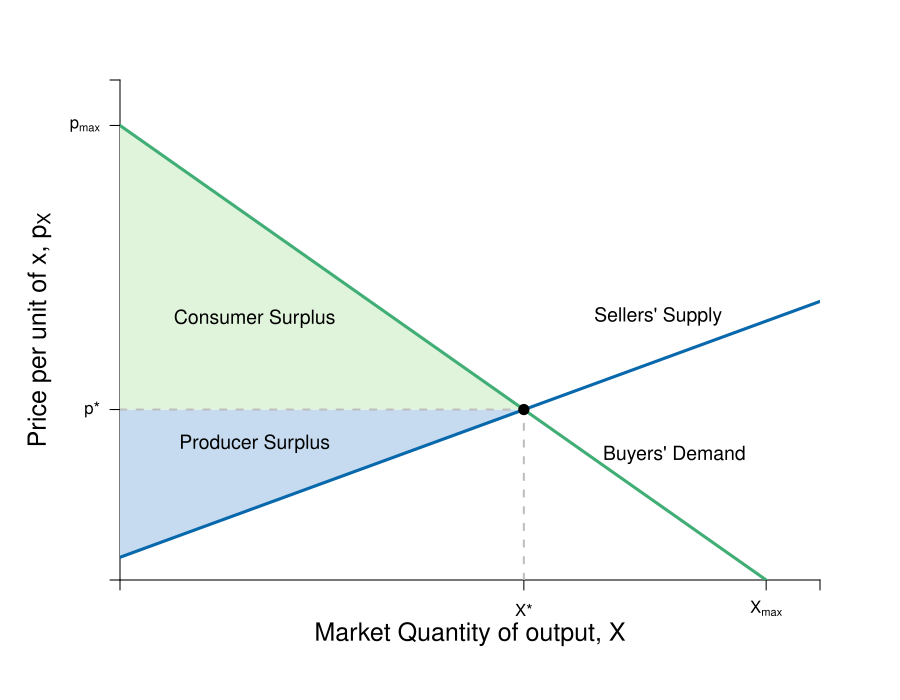

Write R code to recreate this figure.
require(shape)
pdf(file = "what_can_markets_do/demand_supply.pdf", width = 9, height = 7)

#Set parameters for graphics
axislabelsize <- 1.5
labelsize <- 1.2
graphlinewidth <- 3
segmentlinewidth <- 2

COL <- c("#7fc97f", "#beaed4", "#fdc086", "#ffff99", "#386cb0", "#f0027f", "#bf5b17", "#666666")
COLA <- c("#e0f3db", "#99d8c9","#66c2a4","#41ae76", "#238b45", "#005824")
COLB <- c("#c6dbef", "#4eb3d3", "#2b8cbe", "#0868ac","#084081")
COLC <- c("#fcfbfd", "#efedf5", "#dadaeb", "#bcbddc", "#9e9ac8", "#807dba", "#6a51a3", "#54278f", "#3f007d")

par(mar =  c(6, 6, 4, 4))

Demand <- function(x, rmax = 20, xmax = 12, n = 10) {
  rmax - (rmax/(n*xmax))*x
}

mrsA <- function(x, rmax = 20, xmax = 10) {
  rmax - (rmax/xmax)*x
}

uA <- function(x, y, rmax, rmax = 20, xmax = 10) {
  y + rmax*x - (1/2)(rmax/xmax)*x^2
}


Supply <- function(x, c1 = 1, c2 = 0.0433){
  c1 + 2*c2*x
}

xlims <- c(0, 130)
ylims <- c(0, 22)

npts <- 501 
x <- seq(xlims[1], xlims[2], length.out = npts)
y <- seq(ylims[1], ylims[2], length.out = npts) 
a <- c(46.08, 55, 64)
b <- c(46.08, 55, 64)

plot(0, 0, xlim = xlims, ylim = ylims, type = "n",
     xlab = expression(paste("")),
     ylab = expression(paste("")), 
     xaxt = "n", 
     yaxt = "n", 
     cex.lab = axislabelsize, 
     bty = "n",
     xaxs="i", 
     yaxs="i")

# ticksy <- seq(from = 0, to = ylims[2], by = 2)
# ylabels <- seq(from = 0, to = ylims[2], by = 2)
# ticksx <- seq(from = 0, to = xlims[2], by = 2)
# xlabels <- seq(from = 0, to = xlims[2], by = 2)
ticksy <- c(0, 7.5, 20, ylims[2])
ylabels <- c(NA, expression(paste(p,"*")), expression(paste(p[max])), NA)
ticksx <- c(0, 75, 120, xlims[2])
xlabels <- c(NA, expression(paste(X,"*")), expression(paste(X[max])), NA)

axis(1, at = ticksx, pos = 0, labels = xlabels)
axis(2, at = ticksy, pos = 0, labels = ylabels, las = 1)

npts <- 500 
xx1 <- seq(xlims[1], xlims[2], length.out = npts)

#Draw the polygon for producer surplus
xpoly1 <- c(0, 75, 0, 0)
ypoly1 <- c(1, 7.5, 7.5, 1)
polygon(x = xpoly1, y = ypoly1, col=COLB[1], density=NULL, border = NA)

#Draw the polygon for consumer surplus
xpoly2 <- c(0, 75, 0, 0)
ypoly2 <- c(7.5, 7.5, 20, 7.5)
polygon(x = xpoly2, y = ypoly2, col=COLA[1], density=NULL, border = NA)
text(25, 6, expression(paste("Producer Surplus")), xpd = TRUE, cex = labelsize) 
text(25, 11.5, expression(paste("Consumer Surplus")), xpd = TRUE, cex = labelsize) 

#Lines for mrs graph
lines(xx1, Demand(xx1), col = COLA[4], lwd = graphlinewidth)
lines(xx1, Supply(xx1), col = COLB[4], lwd = graphlinewidth)
#lines(xx1, mrsA(xx1, rmax = 20, xmax = 10), col = COLA[4], lwd = graphlinewidth)

segments(0, 7.5, 75, 7.5, lty = 2, "gray" , lwd = segmentlinewidth)
segments(75, 0, 75, 7.5, lty = 2, col = "gray" , lwd = segmentlinewidth)
points(75, 7.5, pch = 16, col = "black", cex = 1.5)



#Label axes
mtext(expression(paste("Market Quantity of output, ", X)), side=1, line = 2.5, cex = axislabelsize)
text(-15, 0.5*ylims[2], expression(paste("Price per unit of x, ", p[X])), xpd = TRUE, cex = axislabelsize, srt = 90) 
# 
# points(50, 10, pch = 16, col = "black", cex = 1.5)
# text(52, 10.5, expression(M))

#segments(4.11765, 6.17647, 5.88, 8.88, lty = 1, col = COL[2] , lwd = graphlinewidth)
text(100, 11.6, expression("Sellers' Supply"), cex = labelsize)
#text(7.3, 2.5, expression("Curve"))
#Arrows(7.3, 3.5, 7.3, 6.1, col = "black", lty = 1, lwd = 2, arr.type = "triangle", arr.lwd = 0.5)

#Label the iso-welfare functions for the HG, Aisha
# text(3.8, 1.5, expression(u[1]^A))
# text(4.6, 1.5, expression(u[2]^A))
# text(5.5, 1.5, expression(u[3]^A))
#text(6.6, 8.3, expression(u[4]^A))


#Label the indifference curves for the HG, Betty
# text(7.6, 17, expression(u[1]^B))
# text(6.75, 17, expression(u[2]^B))
# text(6, 17, expression(u[3]^B))
#text(3.4, 6.9, expression(v[4]^B))

#Label mrs function
#text(94, 6.8, expression(paste("Demand: ", X(p) == 120 - 6*p)))
text(103, 5.5, expression(paste("Buyers' Demand")), cex = labelsize)
#text(94, 5.5, expression(paste("Inverse Demand: ", p(X) == 20 - frac(1,5)*X)))
#Arrows(10, 7.5, 10, 5, col = "black", lty = 1, lwd = 2, arr.type = "triangle", arr.lwd = 0.5)

#Label satiation
#text(20, 3.5, expression(paste(x[max] == "Point")))
#text(20, 3, expression(paste("of Satiation")))
#Arrows(20, 2.5, 20, 0.5, col = "black", lty = 1, lwd = 2, arr.type = "triangle", arr.lwd = 0.5)

#Label highest willingness to pay
#text(5, 10, expression("Consumer Surplus"))
#text(5, 9, expression(paste(CS==frac(1, 2)*bgroup("(",r[max] - p,")")*x)))
#Arrows(5, 8.5, 5, 6, col = "black", lty = 1, lwd = 2, arr.type = "triangle", arr.lwd = 0.5)

dev.off()
